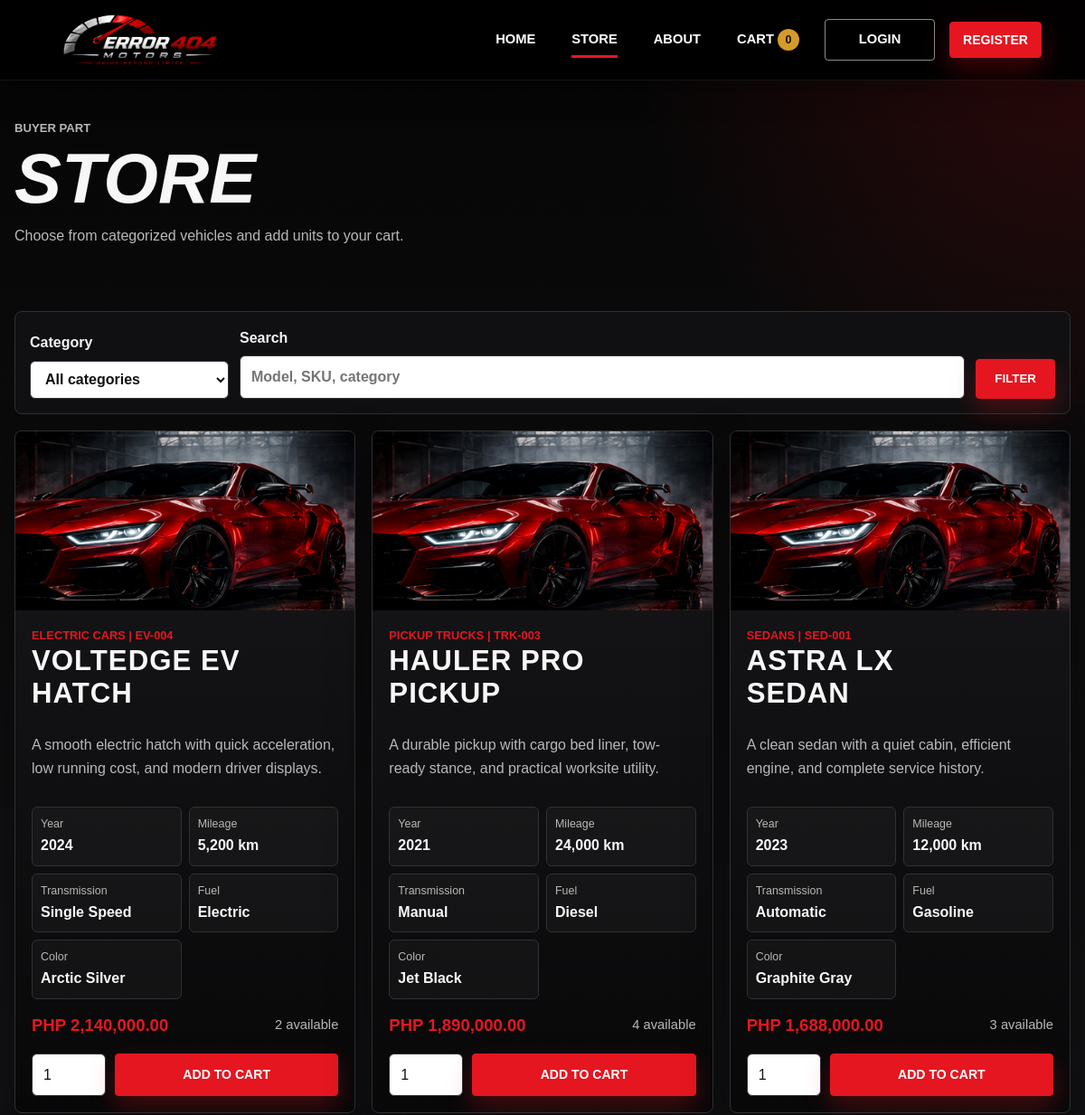
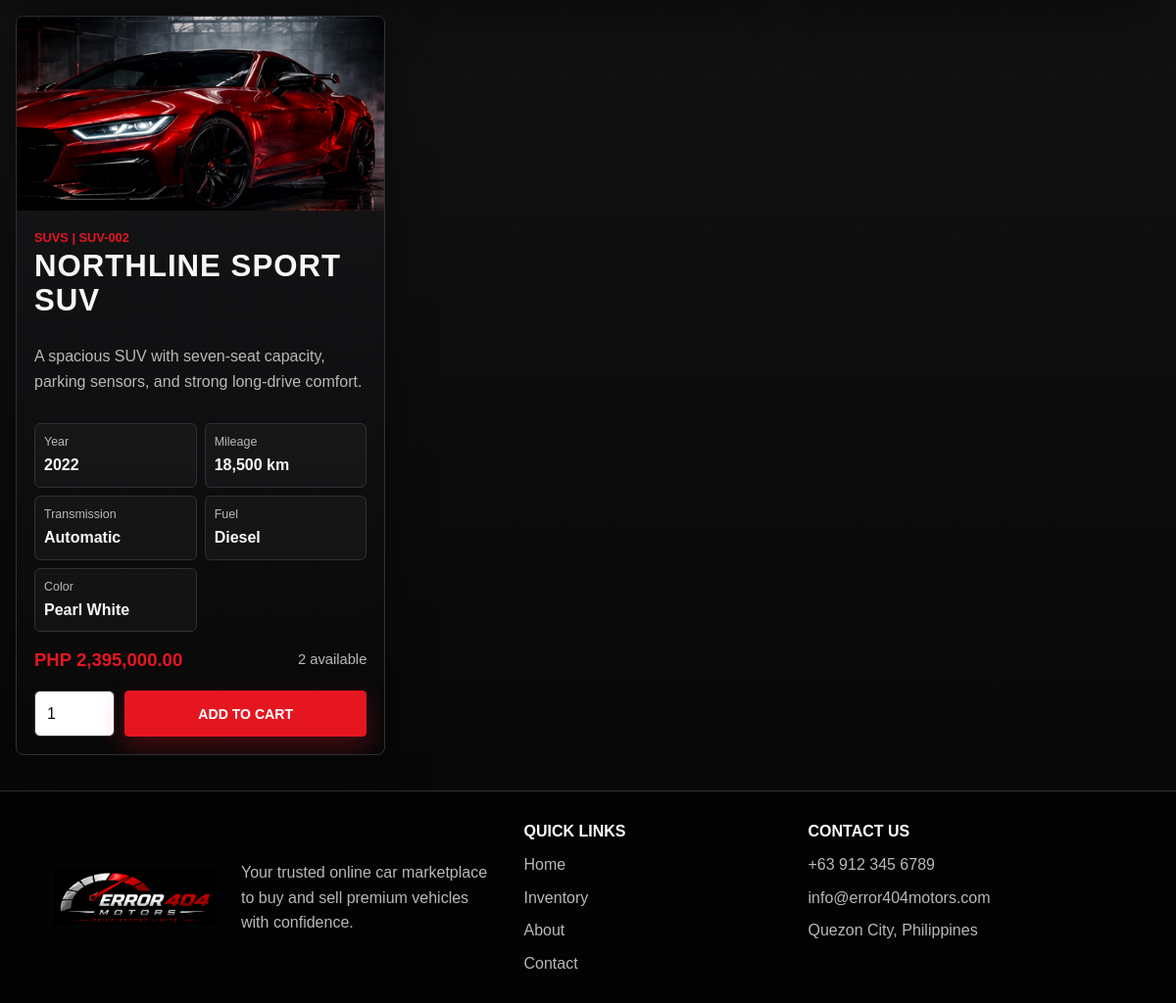
The page /store.php on the database its author committed (2 pictures, top to bottom).
### tables this page shows
CREATE TABLE IF NOT EXISTS products (
    id INT AUTO_INCREMENT PRIMARY KEY,
    category_id INT NOT NULL,
    sku VARCHAR(40) NOT NULL UNIQUE,
    name VARCHAR(120) NOT NULL,
    model_year INT NOT NULL,
    mileage INT NOT NULL DEFAULT 0,
    transmission VARCHAR(40) NOT NULL,
    fuel_type VARCHAR(40) NOT NULL,
    color VARCHAR(50) NOT NULL,
    description TEXT NOT NULL,
    image_url VARCHAR(255) NULL,
    price DECIMAL(12,2) NOT NULL,
    stock_quantity INT NOT NULL DEFAULT 0,
    status ENUM('active', 'inactive') NOT NULL DEFAULT 'active',
    created_by INT NULL,
    updated_by INT NULL,
    created_at DATETIME NOT NULL,
    updated_at DATETIME NOT NULL,
    CONSTRAINT fk_products_category FOREIGN KEY (category_id) REFERENCES categories(id),
    CONSTRAINT fk_products_created_by FOREIGN KEY (created_by) REFERENCES users(id) ON DELETE SET NULL,
    CONSTRAINT fk_products_updated_by FOREIGN KEY (updated_by) REFERENCES users(id) ON DELETE SET NULL
);

CREATE TABLE IF NOT EXISTS categories (
    id INT AUTO_INCREMENT PRIMARY KEY,
    name VARCHAR(80) NOT NULL UNIQUE,
    description VARCHAR(255) NOT NULL
);

### includes/functions.php (called while the page is built, shortened)
<?php
function db(): PDO
{
    static $pdo = null;
    if ($pdo instanceof PDO) {
        return $pdo;
    }
    $dsn = 'mysql:host=' . DB_HOST . ';dbname=' . DB_NAME . ';charset=utf8mb4';
    $pdo = new PDO($dsn, DB_USER, DB_PASS, [
        PDO::ATTR_ERRMODE => PDO::ERRMODE_EXCEPTION,
        PDO::ATTR_DEFAULT_FETCH_MODE => PDO::FETCH_ASSOC,
        PDO::ATTR_EMULATE_PREPARES => false,
    ]);
    return $pdo;
}
function h($value): string
{
    return htmlspecialchars((string) $value, ENT_QUOTES, 'UTF-8');
}
function app_base_path(): string
{
    $script = str_replace('\\', '/', $_SERVER['SCRIPT_NAME'] ?? '');
    $base = preg_replace('#/[^/]*$#', '', $script) ?: '';
    return $base === '/' ? '' : $base;
}
function url_for(string $path = ''): string
{
    return app_base_path() . '/' . ltrim($path, '/');
}
function current_user(): ?array
{
    if (empty($_SESSION['user_id'])) {
        return null;
    }
    static $cachedUser = null;
    return $cachedUser;
}
function format_peso($amount): string
{
    return 'PHP ' . number_format((float) $amount, 2);
}
function search_products(?int $categoryId, string $keyword = ''): array
{
    $sql = 'SELECT p.*, c.name AS category_name
            FROM products p
            JOIN categories c ON c.id = p.category_id
            WHERE p.status = "active" AND p.stock_quantity > 0';
    $params = [];
    $sql .= ' ORDER BY c.name, p.name';
    $stmt = db()->prepare($sql);
    $stmt->execute($params);
    return $stmt->fetchAll();
}
function cart_count(): int
{
    return array_sum($_SESSION['cart'] ?? []);
}
function product_image(array $product): string
{
    $image = trim((string) ($product['image_url'] ?? ''));
    return $image !== '' ? $image : 'assets/hero-red-car.jpg';
}
function vehicle_specs(array $product): array
{
    return [
        'Year' => $product['model_year'] ?: 'N/A',
        'Mileage' => number_format((int) ($product['mileage'] ?? 0)) . ' km',
        'Transmission' => $product['transmission'] ?: 'N/A',
        'Fuel' => $product['fuel_type'] ?: 'N/A',
        'Color' => $product['color'] ?: 'N/A',
    ];
}

### store.php (the view, shortened to what this page needs)
<?php
require_once __DIR__ . '/includes/functions.php';
$categoryId = isset($_GET['category']) ? (int) $_GET['category'] : null;
$keyword = trim((string) ($_GET['search'] ?? ''));
$products = [];
$dbError = null;
try {
    $products = search_products($categoryId, $keyword);
} catch (Throwable $error) {
    $dbError = $error->getMessage();
}
require_once __DIR__ . '/includes/header.php';
?>
<section class="page-title">
    <p class="eyebrow">Buyer part</p>
    <h1>Store</h1>
    <p>Choose from categorized vehicles and add units to your cart.</p>
</section>
<?php if ($dbError): ?>
    <section class="section narrow">
        <div class="notice-card">
            <h2>Database connection needed</h2>
            <p>Import the SQL file and confirm your MySQL settings in config.php.</p>
        </div>
    </section>
<?php else: ?>
    <section class="section">
        <form class="toolbar" method="get" action="<?= h(url_for('store.php')) ?>">
            <label>
                Category
                <select name="category">
                    <option value="">All categories</option>
                </select>
            </label>
            <label>
                Search
                <input type="search" name="search" value="<?= h($keyword) ?>" placeholder="Model, SKU, category">
            </label>
            <button class="button" type="submit">Filter</button>
        </form>
        <div class="product-grid">
            <?php foreach ($products as $product): ?>
                <article class="product-card">
                    <div class="product-photo">
                        <img src="<?= h(product_image($product)) ?>" alt="<?= h($product['name']) ?>">
                    </div>
                    <div class="product-body">
                        <span class="category"><?= h($product['category_name']) ?> | <?= h($product['sku']) ?></span>
                        <h2>
                            <?php if ($product['sku'] === 'SED-001'): ?>
                                <?= h(preg_replace('/\s+Sedan$/i', '', $product['name'])) ?><br>Sedan
                            <?php else: ?>
                                <?= h($product['name']) ?>
                            <?php endif; ?>
                        </h2>
                        <p><?= h($product['description']) ?></p>
                        <dl class="spec-grid">
                            <?php foreach (vehicle_specs($product) as $label => $value): ?>
                                <div>
                                    <dt><?= h($label) ?></dt>
                                    <dd><?= h($value) ?></dd>
                                </div>
                            <?php endforeach; ?>
                        </dl>
                        <div class="price-row">
                            <strong><?= h(format_peso($product['price'])) ?></strong>
                            <span><?= h($product['stock_quantity']) ?> available</span>
                        </div>
                        <form class="add-cart" method="post" action="<?= h(url_for('store.php')) ?>">
                            <input type="number" name="quantity" value="1" min="1" max="<?= h($product['stock_quantity']) ?>" aria-label="Quantity">
                            <button class="button small" type="submit">Add to Cart</button>
                        </form>
                    </div>
                </article>
            <?php endforeach; ?>
        </div>
    </section>
<?php endif; ?>
<?php require_once __DIR__ . '/includes/footer.php'; ?>

### includes/header.php (shortened to what this page needs)
<?php
$user = current_user();
$currentPage = basename($_SERVER['PHP_SELF']);
$stylesPath = __DIR__ . '/../assets/styles.css';
$stylesVersion = is_file($stylesPath) ? (string) filemtime($stylesPath) : '1';
?>
<!doctype html>
<html lang="en">
<head>
    <link rel="stylesheet" href="<?= h(url_for('assets/styles.css') . '?v=' . $stylesVersion) ?>">
</head>
<body>
<header class="site-header">
    <a class="brand" href="<?= h(url_for('index.php')) ?>" aria-label="<?= h(APP_NAME) ?>">
        <img class="brand-logo" src="<?= h(url_for('assets/logo.png')) ?>" alt="<?= h(APP_NAME) ?> logo">
    </a>
    <nav class="main-nav" data-main-nav>
        <a class="<?= $currentPage === 'index.php' ? 'active' : '' ?>" href="<?= h(url_for('index.php')) ?>">Home</a>
        <a class="<?= $currentPage === 'store.php' ? 'active' : '' ?>" href="<?= h(url_for('store.php')) ?>">Store</a>
        <a class="<?= $currentPage === 'about.php' ? 'active' : '' ?>" href="<?= h(url_for('about.php')) ?>">About</a>
        <a class="<?= $currentPage === 'cart.php' ? 'active' : '' ?>" href="<?= h(url_for('cart.php')) ?>">Cart <span class="pill"><?= cart_count() ?></span></a>
        <?php if ($user): ?>
            <span class="nav-user"><?= h($user['complete_name']) ?></span>
            <a href="<?= h(url_for('logout.php')) ?>">Logout</a>
        <?php else: ?>
            <a class="nav-button outline <?= $currentPage === 'login.php' ? 'active' : '' ?>" href="<?= h(url_for('login.php')) ?>">Login</a>
            <a class="button small" href="<?= h(url_for('register.php')) ?>">Register</a>
        <?php endif; ?>
    </nav>
</header>
<main>

### includes/footer.php (shortened to what this page needs)
    </main>
    <footer class="site-footer">
        <div class="footer-brand">
            <img src="<?= h(url_for('assets/logo.png')) ?>" alt="<?= h(APP_NAME) ?> logo">
            <span>Your trusted online car marketplace to buy and sell premium vehicles with confidence.</span>
        </div>
        <div class="footer-links">
            <strong>Quick Links</strong>
            <a href="<?= h(url_for('index.php')) ?>">Home</a>
            <a href="<?= h(url_for('store.php')) ?>">Inventory</a>
            <a href="<?= h(url_for('about.php')) ?>">About</a>
            <a href="<?= h(url_for('about.php')) ?>#contact">Contact</a>
        </div>
        <div class="footer-links" id="contact">
            <strong>Contact Us</strong>
            <span>+63 912 345 6789</span>
            <span>info@error404motors.com</span>
            <span>Quezon City, Philippines</span>
        </div>
    </footer>
</body>
</html>

### rows shown on the page
products: image_url (picture), category.name "ELECTRIC CARS", sku "EV-004", name "VOLTEDGE EV HATCH", description "A smooth electric hatch with quick acceleration, low running cost, and modern driver displays.", label "Year", value "2024", label "Mileage", value "5,200 km", label "Transmission", value "Single Speed", label "Fuel", value "Electric", label "Color", value "Arctic Silver", price "PHP 2,140,000.00", stock_quantity "2"
products: image_url (picture), category.name "PICKUP TRUCKS", sku "TRK-003", name "HAULER PRO PICKUP", description "A durable pickup with cargo bed liner, tow-ready stance, and practical worksite utility.", label "Year", value "2021", label "Mileage", value "24,000 km", label "Transmission", value "Manual", label "Fuel", value "Diesel", label "Color", value "Jet Black", price "PHP 1,890,000.00", stock_quantity "4"
products: image_url (picture), category.name "SEDANS", sku "SED-001", name "ASTRA LX", description "A clean sedan with a quiet cabin, efficient engine, and complete service history.", label "Year", value "2023", label "Mileage", value "12,000 km", label "Transmission", value "Automatic", label "Fuel", value "Gasoline", label "Color", value "Graphite Gray", price "PHP 1,688,000.00", stock_quantity "3"
products: image_url (picture), category.name "SUVS", sku "SUV-002", name "NORTHLINE SPORT SUV", description "A spacious SUV with seven-seat capacity, parking sensors, and strong long-drive comfort.", label "Year", value "2022", label "Mileage", value "18,500 km", label "Transmission", value "Automatic", label "Fuel", value "Diesel", label "Color", value "Pearl White", price "PHP 2,395,000.00", stock_quantity "2"

### other values the page prints
cart_count() "0"
